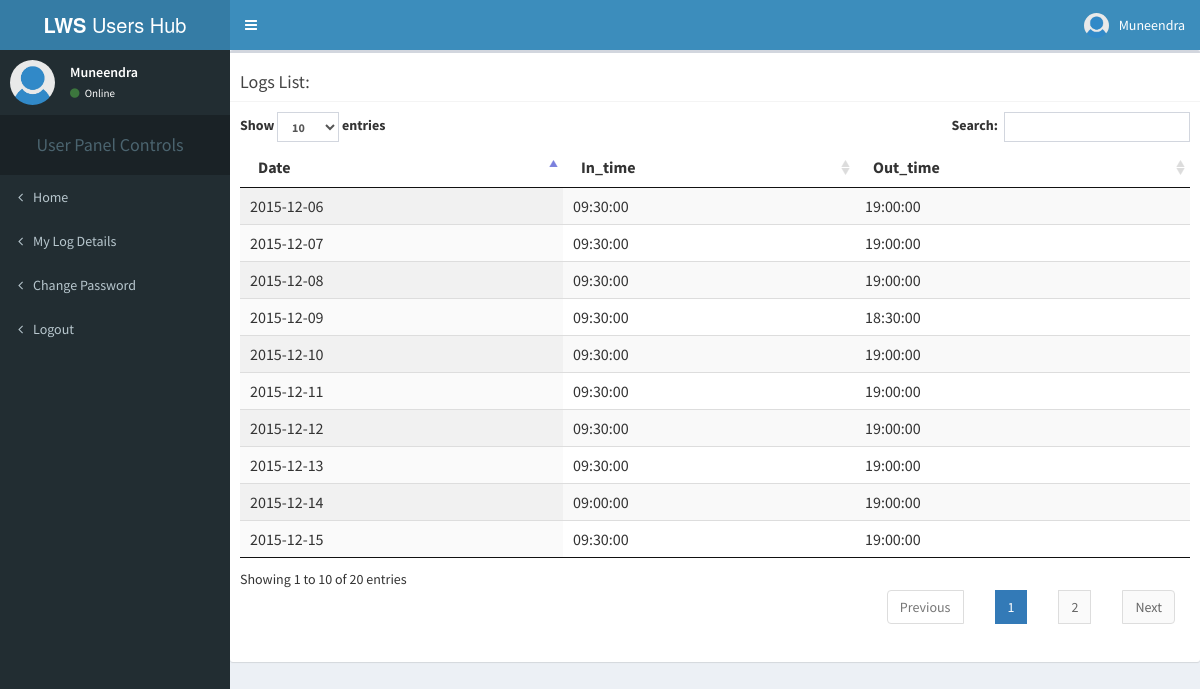
Screenshot of /include/usermylogs.php (signed in) with the database file from the repository.
### tables this page shows
CREATE TABLE IF NOT EXISTS `log` (
  `l_id` int(5) NOT NULL AUTO_INCREMENT,
  `username` varchar(15) NOT NULL,
  `date` date NOT NULL,
  `in_time` time NOT NULL,
  `out_time` time NOT NULL,
  `id` varchar(20) NOT NULL,
  PRIMARY KEY (`l_id`),
  KEY `fk_foreign` (`id`)
);

### include/dbConnect.php (called while the page is built, shortened)
<?php
class dbConnect {
	public function con()
        {
		$conn=mysqli_connect(DB_SERVER,DB_USERNAME,DB_PASSWORD,DB_DATABASE);
                    return $conn;
        }
                    }
?>

### include/userlogtable.php (the view)
<?php
include_once 'dbConnect.php';
$db=new dbConnect();
$uu=$_SESSION['uname'];
$sql="select * from log where username='$uu'";
$result=  mysqli_query($db->con(), $sql);
?>
<div class="box-body">
          <table id="myTable" class="display" >
                  <thead>
                  <th>Date</th>
                  <th>In_time</th>
                  <th>Out_time</th>
              </thead>
              <tbody>
                  <?php
                  while($row=  mysqli_fetch_assoc($result))
                  {
                    ?>
              <tr>
                      <td><?=$row['date']?></td>
                      <td><?=$row['in_time']?></td>
                      <td><?=$row['out_time']?></td>
              </tr>
                  <?php
                      }
                  ?>
              </tbody>
          </table></div>

### include/usermylogs.php (shortened to what this page needs)
<html>
    <head>
    <link rel="stylesheet" href="../bootstrap/css/bootstrap.min.css">
    <link rel="stylesheet" href="https://maxcdn.bootstrapcdn.com/font-awesome/4.4.0/css/font-awesome.min.css">
    <link rel="stylesheet" href="https://code.ionicframework.com/ionicons/2.0.1/css/ionicons.min.css">
    <link rel="stylesheet" href="../plugins/jvectormap/jquery-jvectormap-1.2.2.css">
    <link rel="stylesheet" href="../dist/css/AdminLTE.min.css">
    <link rel="stylesheet" href="../dist/css/skins/_all-skins.min.css">
    <link rel="stylesheet" type="text/css" href="../dist/css/jquery.dataTables.min.css">
  </head>
  <body class="hold-transition skin-blue sidebar-mini">
    <div class="wrapper">
  <header class="main-header">
        <a href="#" class="logo">
          <span class="logo-lg"><b>LWS</b>&nbsp;Users Hub</span>
        </a>
        <nav class="navbar navbar-static-top" role="navigation">
          <a href="#" class="sidebar-toggle" data-toggle="offcanvas" role="button">
          </a>
          <div class="navbar-custom-menu">
            <ul class="nav navbar-nav">
              <li class="dropdown user user-menu">
                <a href="#" class="dropdown-toggle" data-toggle="dropdown">
                    <img src="../dist/img/profile.jpg" class="user-image" alt="User Image">
                  <span class="hidden-xs"><?php echo ucfirst($_SESSION['fname']);?></span>
                </a>
              </li>
            </ul>
          </div>
        </nav>
      </header>
      <aside class="main-sidebar">
        <section class="sidebar">
          <div class="user-panel">
            <div class="pull-left image">
                <img src="../dist/img/profile.jpg" class="img-circle" alt="User Image">
            </div>
            <div class="pull-left info">
                <p><?php echo ucfirst($_SESSION['fname']);?></p>
              <a href="#"><i class="fa fa-circle text-success"></i> Online</a>
            </div>
          </div>
          <ul class="sidebar-menu">
              <li class="header"><center><h4>User Panel Controls</h4></center></li>
          <li><a href="../index.php"><?php if(!isset($_SESSION['lc'])){$_SESSION['lc']='';} if($_SESSION['lc']==1) {unset($_SESSION['ress']);}else{$_SESSION['lc']=1;}?><i class="fa fa-angle-left"></i></i>Home</a></li>
          <li><a href="usermylogs.php"><i class="fa fa-angle-left"></i>My Log Details</a></li>
         <li><a href="changepassword.php"><i class="fa fa-angle-left"></i>Change Password</a></li>
          <li><a href="logout.php"><i class="fa fa-angle-left"></i>Logout</a></li> </ul>
        </section>
      </aside>
      <div class="content-wrapper">
            <div class="box">
            <div class="box-header with-border">
                <h2 class="box-title">Logs List:</h2>
              </div>
            <?php  include 'userlogtable.php';?>
</div>
      </div>
          </div>
  </body>
</html>

### rows the page displays
log: date "2015-12-15", in_time "09:30:00", out_time "19:00:00"
log: date "2015-12-14", in_time "09:00:00", out_time "19:00:00"
log: date "2015-12-13", in_time "09:30:00", out_time "19:00:00"
log: date "2015-12-12", in_time "09:30:00", out_time "19:00:00"
log: date "2015-12-11", in_time "09:30:00", out_time "19:00:00"
log: date "2015-12-10", in_time "09:30:00", out_time "19:00:00"
log: date "2015-12-09", in_time "09:30:00", out_time "18:30:00"
log: date "2015-12-08", in_time "09:30:00", out_time "19:00:00"
log: date "2015-12-07", in_time "09:30:00", out_time "19:00:00"
log: date "2015-12-06", in_time "09:30:00", out_time "19:00:00"

### other values shown
$_SESSION['fname'] "Muneendra"
